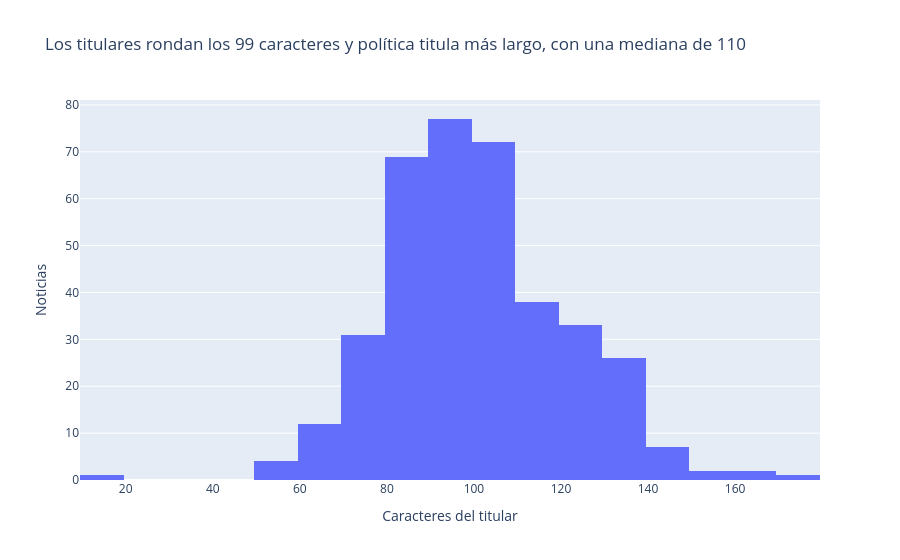

Notebook cell for this chart:
### Markdown cell above
Como se trabaja con un solo medio, el segundo gráfico usa el rango de fechas. Cada sitemap trae las 100 notas más recientes de su sección, así que las secciones que publican más cubren menos días. Por eso el dataset es un corte del **2 al 14 de octubre de 2026** desigual por categoría, en el que deportes y política se concentran en la última semana.

### Code cell
medianas = df.groupby("etiqueta")["largo_titular"].median()
fig = px.histogram(
    df, x="largo_titular", nbins=30,
    labels={"largo_titular": "Caracteres del titular"},
    title=(f"Los titulares rondan los {df['largo_titular'].median():.0f} caracteres "
           f"y {NOMBRES[medianas.idxmax()]} titula más largo, con una mediana de {medianas.max():.0f}"),
)
fig.update_layout(yaxis_title="Noticias")
fig.show()
fig.write_html("graficos/3_largo_titulares.html")

### Figure 1 — Plotly figure (JSON) as saved in the notebook; plotly's stock layout.template omitted (floating-point values rounded to 4 significant figures; data arrays with more than 128 entries replaced by an {"elided": "..."} marker saying what was removed)
{"data": [{"bingroup": "x", "hovertemplate": "Caracteres del titular=%{x}<br>count=%{y}<extra></extra>", "legendgroup": "", "marker": {"color": "#636efa", "pattern": {"shape": ""}}, "name": "", "nbinsx": 30, "orientation": "v", "showlegend": false, "x": {"elided": "375 int values"}, "xaxis": "x", "yaxis": "y", "type": "histogram"}], "layout": {"barmode": "relative", "legend": {"tracegroupgap": 0}, "title": {"text": "Los titulares rondan los 99 caracteres y política titula más largo, con una mediana de 110"}, "xaxis": {"anchor": "y", "domain": [0.0, 1.0], "title": {"text": "Caracteres del titular"}}, "yaxis": {"anchor": "x", "domain": [0.0, 1.0], "title": {"text": "Noticias"}}}}
